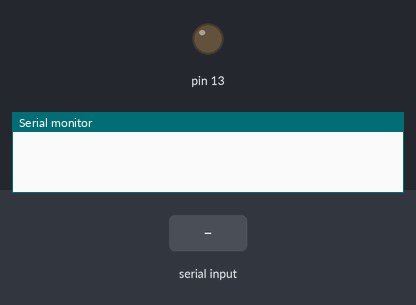
A sketch run on a simulated Arduino Uno, built with avr-gcc and run on an emulated ATmega328P. On the bench: output pins drawn as LEDs (lit = HIGH), the last lines printed to the serial monitor. The inputs (shaded band) are chosen by the test bench.

Above: at 1.2 s.
1.3 s: "n" received over Serial
At 2.8 s:
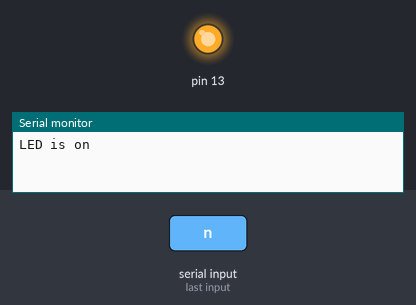
3.5 s: "f" received over Serial
At 4.3 s:
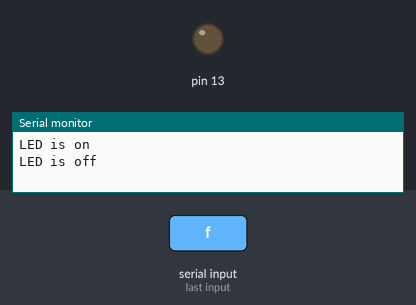
Timing chart, 0 to 6.5 s (numbered marks = the images above; inputs shaded):
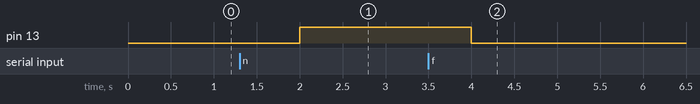

The sketch:

bluetooth_test_sketch.ino
```cpp
signed char blueToothVal;           //value sent over via bluetooth
signed char lastValue;              //stores last state of device (on/off)

void setup()
{
 Serial.begin(9600);
 pinMode(13,OUTPUT);
}


void loop()
{
  if(Serial.available())
  {//if there is data being recieved
    blueToothVal=Serial.read(); //read it
  }
  switch(abs(blueToothVal)) {
    case 1:
      digitalWrite(13, getLEDNewState(blueToothVal));
      break;
    case 2:
      break;
    case 3:
      break;
    case 4:
      break;
    case 5:
      break;
    case 6:
      break;
    case 7:
      break;
    case 8:
      break;
    case 9:
      break;
  }
  if (blueToothVal=='n')
  {//if value from bluetooth serial is n
    digitalWrite(13,HIGH);            //switch on LED
    if (lastValue!='n')
      Serial.println(F("LED is on")); //print LED is on
    lastValue=blueToothVal;
  }
  else if (blueToothVal=='f')
  {//if value from bluetooth serial is n
    digitalWrite(13,LOW);             //turn off LED
    if (lastValue!='f')
      Serial.println(F("LED is off")); //print LED is on
    lastValue=blueToothVal;
  }
  delay(1000);
}

int getLEDNewState(char newState) {
  // Check if first bit it set
  if (newState & (1 << 7)) {
    // Bit is set -> negative number
    return LOW;
  }
  else {
    // Bit isn't set -> positive number
    return HIGH;
  }
}
```

Measured:
- after the input at 1.3 s, pin 13: LOW → HIGH after 0.70 s
- after the input at 3.5 s, pin 13: HIGH → LOW after 0.50 s
